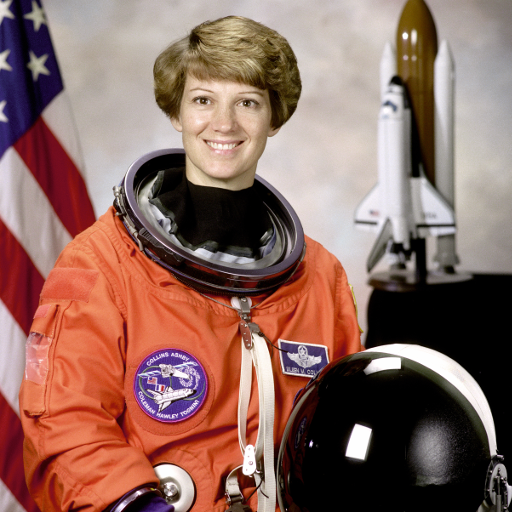
#> input picture 05_notebooks/astronaut.png, 512 x 512 px
$ jupyter execute 05_color_CLAHE.ipynb   (shell and % lines are left out)
#> lines starting #> are read from the running program, lines starting #| are printed output that depends on the picture
[cell 1]
import numpy as np
import matplotlib.pyplot as plt
plt.rcParams['axes.labelsize'] = 20
plt.rcParams['xtick.labelsize'] = 14
plt.rcParams['ytick.labelsize'] = 14

import cv2
bgr = cv2.imread('astronaut.png')
#> bgr is the input picture: shape (512, 512, 3); mean B, G, R 96.5, 105.8, 141.6
RGB = cv2.cvtColor(bgr,cv2.COLOR_BGR2RGB)

## run CLAHE on luminosity only

[cell 2]
# create CLAHE instance
gridsize =5
clahe = cv2.createCLAHE(clipLimit=2.0, tileGridSize=(gridsize,gridsize))

# apply CLAHE to intensity channel only
lab = cv2.cvtColor(bgr, cv2.COLOR_BGR2LAB)
#> lab: shape (512, 512, 3); mean of channels 0, 1, 2 121.8, 141.6, 140
lab[...,0] = clahe.apply(lab[...,0])
#> lab: shape (512, 512, 3); mean of channels 0, 1, 2 122.4, 141.6, 140
bgr_CLAHE = cv2.cvtColor(lab, cv2.COLOR_LAB2BGR)
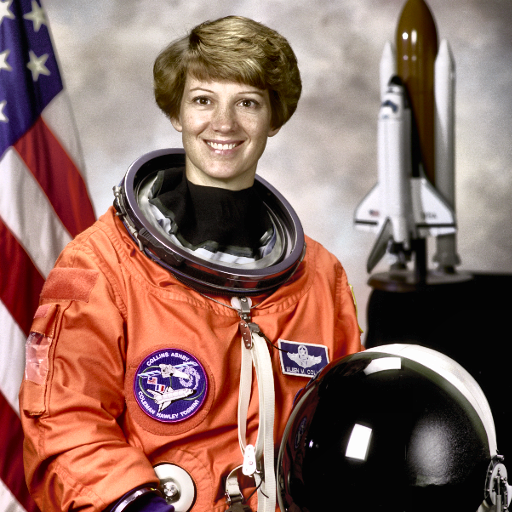
#> bgr_CLAHE: shape (512, 512, 3); mean B, G, R 97.9, 107.1, 142.1

# convert back to RGB
Lum_CLAHE = cv2.cvtColor(bgr_CLAHE,cv2.COLOR_BGR2RGB)

## run CLAHE on RGB

[cell 3]
RGB_CLAHE = np.zeros(RGB.shape)

# apply to each color channel
RGB_CLAHE[...,0] = clahe.apply(RGB[...,0])
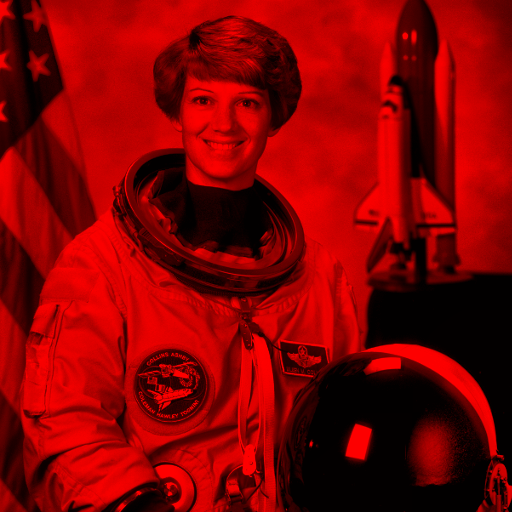
#> RGB_CLAHE: shape (512, 512, 3) float64; mean R, G, B 132.5, 0, 0
RGB_CLAHE[...,1] = clahe.apply(RGB[...,1])
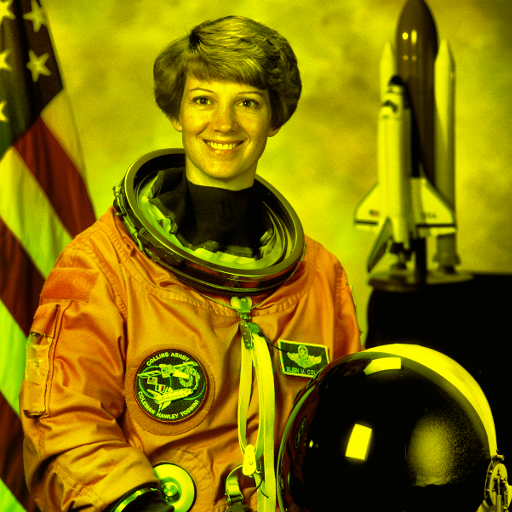
#> RGB_CLAHE: shape (512, 512, 3) float64; mean R, G, B 132.5, 115.1, 0
RGB_CLAHE[...,2] = clahe.apply(RGB[...,2])
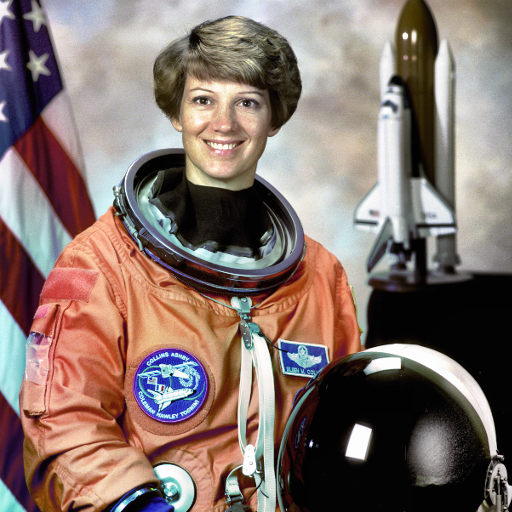
#> RGB_CLAHE: shape (512, 512, 3) float64; mean R, G, B 132.5, 115.1, 108.7

# CLAHE returns floats -> conversion to range 0 .... 1 for imshow
RGB_CLAHE /=255

[cell 4]
plt.figure(figsize=(18,10))

plt.subplot(131)
plt.imshow(RGB)
plt.axis('off')
plt.title('original image', fontsize=20)

plt.subplot(132)
plt.imshow(Lum_CLAHE)
plt.title('CLAHE on Luminosity only', fontsize=20)
plt.axis('off')

plt.subplot(133)
plt.imshow(RGB_CLAHE)
plt.axis('off')
plt.title('CLAHE on RGB', fontsize=20)

plt.show()

$ run again, with 05_notebooks/reifen.png copied over 05_notebooks/astronaut.png
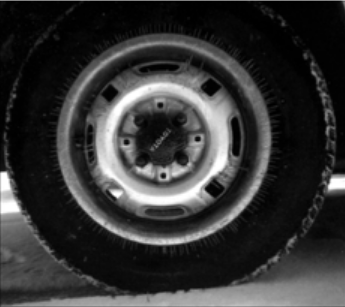
#> input picture 05_notebooks/reifen.png, 345 x 307 px
#> bgr is the input picture: shape (307, 345, 3); min 0, max 255, mean 53.5
#> `RGB_CLAHE[...,1] = clahe.apply(RGB[...,1])`:
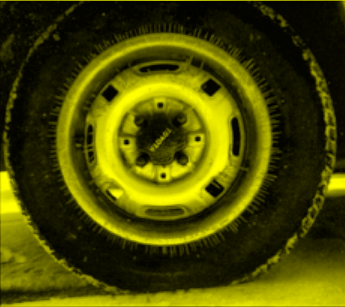
#> RGB_CLAHE: shape (307, 345, 3) float64; mean R, G, B 74.1, 74.1, 0
#> `plt.show()`:
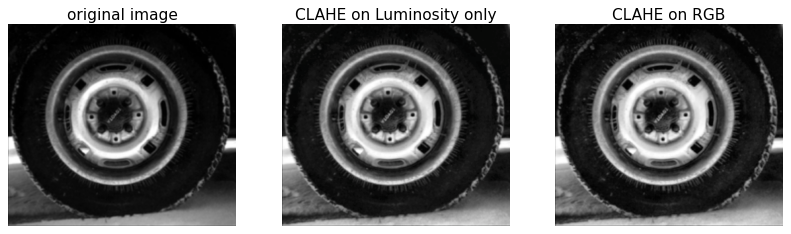
#> figure drawn by matplotlib, 3 panels
